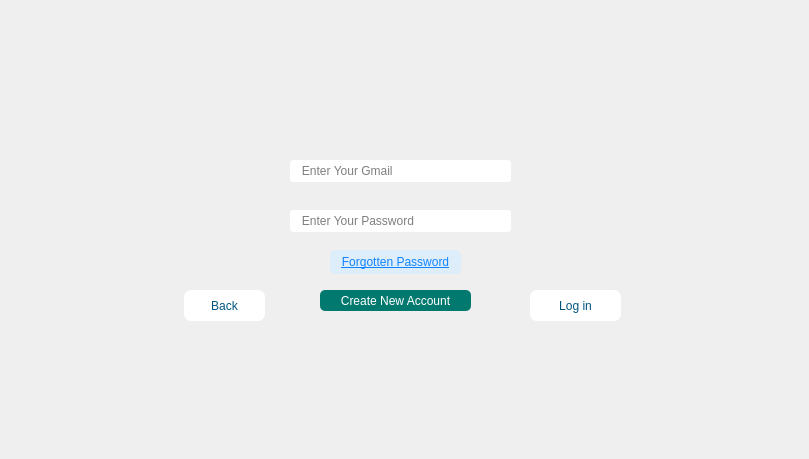
    <widget class="QWidget" name="t_login">
     <widget class="QPushButton" name="Reg_sts_3">
      <property name="geometry">
       <rect>
        <x>320</x>
        <y>290</y>
        <width>151</width>
        <height>21</height>
       </rect>
      </property>
      <property name="styleSheet">
       <string notr="true">background-color: rgb(1, 121, 111);
color: rgb(255, 255, 255);
font: 700 10pt &quot;Segoe UI&quot;;
border-radius: 5px;</string>
      </property>
      <property name="text">
       <string>Create New Account</string>
      </property>
     </widget>
     <widget class="QPushButton" name="Back_3">
      <property name="geometry">
       <rect>
        <x>184</x>
        <y>290</y>
        <width>81</width>
        <height>31</height>
       </rect>
      </property>
      <property name="styleSheet">
       <string notr="true">background-color: rgb(255, 255, 255);
color: rgb(0, 85, 127);
font: 700 10pt &quot;Segoe UI&quot;;
border-radius: 7px;</string>
      </property>
      <property name="text">
       <string>Back</string>
      </property>
      <property name="icon">
       <iconset resource="IMAGE.qrc">
        <normaloff>:/pic/images/back.png</normaloff>:/pic/images/back.png</iconset>
      </property>
     </widget>
     <widget class="QPushButton" name="Login_sts_3">
      <property name="geometry">
       <rect>
        <x>530</x>
        <y>290</y>
        <width>91</width>
        <height>31</height>
       </rect>
      </property>
      <property name="styleSheet">
       <string notr="true">background-color: rgb(255, 255, 255);
font: 700 10pt &quot;Segoe UI&quot;;
color: rgb(0, 85, 127);
border-radius: 7px;</string>
      </property>
      <property name="text">
       <string>Log in</string>
      </property>
      <property name="icon">
       <iconset resource="IMAGE.qrc">
        <normaloff>:/pic/images/OK.png</normaloff>:/pic/images/OK.png</iconset>
      </property>
     </widget>
     <widget class="QLineEdit" name="login_t_mail">
      <property name="geometry">
       <rect>
        <x>290</x>
        <y>160</y>
        <width>221</width>
        <height>22</height>
       </rect>
      </property>
      <property name="styleSheet">
       <string notr="true">background-color: rgb(255, 255, 255);
border-radius: 3px;</string>
      </property>
      <property name="placeholderText">
       <string>   Enter Your Gmail</string>
      </property>
     </widget>
     <widget class="QLineEdit" name="login_t_pass">
      <property name="geometry">
       <rect>
        <x>290</x>
        <y>210</y>
        <width>221</width>
        <height>22</height>
       </rect>
      </property>
      <property name="styleSheet">
       <string notr="true">background-color: rgb(255, 255, 255);
border-radius: 3px;</string>
      </property>
      <property name="echoMode">
       <enum>QLineEdit::Password</enum>
      </property>
      <property name="placeholderText">
       <string>   Enter Your Password</string>
      </property>
     </widget>
     <widget class="QPushButton" name="Forgot_3">
      <property name="geometry">
       <rect>
        <x>330</x>
        <y>250</y>
        <width>131</width>
        <height>24</height>
       </rect>
      </property>
      <property name="styleSheet">
       <string notr="true">color: rgb(16, 132, 255);
background-color: rgb(222, 237, 250);
border-radius: 5px;
text-decoration: underline;</string>
      </property>
      <property name="text">
       <string>Forgotten Password</string>
      </property>
     </widget>
     <widget class="QLabel" name="label_46">
      <property name="geometry">
       <rect>
        <x>0</x>
        <y>0</y>
        <width>800</width>
        <height>450</height>
       </rect>
      </property>
      <property name="text">
       <string/>
      </property>
      <property name="pixmap">
       <pixmap>:/pic/G:/image/Artboard 2.png</pixmap>
      </property>
      <property name="scaledContents">
       <bool>true</bool>
      </property>
     </widget>
     <widget class="QLabel" name="label_3">
      <property name="geometry">
       <rect>
        <x>0</x>
        <y>0</y>
        <width>800</width>
        <height>450</height>
       </rect>
      </property>
      <property name="text">
       <string/>
      </property>
      <property name="pixmap">
       <pixmap resource="IMAGE.qrc">:/pic/images/TL.png</pixmap>
      </property>
      <property name="scaledContents">
       <bool>true</bool>
      </property>
     </widget>
     <zorder>label_46</zorder>
     <zorder>label_3</zorder>
     <zorder>Login_sts_3</zorder>
     <zorder>login_t_pass</zorder>
     <zorder>Back_3</zorder>
     <zorder>login_t_mail</zorder>
     <zorder>Forgot_3</zorder>
     <zorder>Reg_sts_3</zorder>
    </widget>
